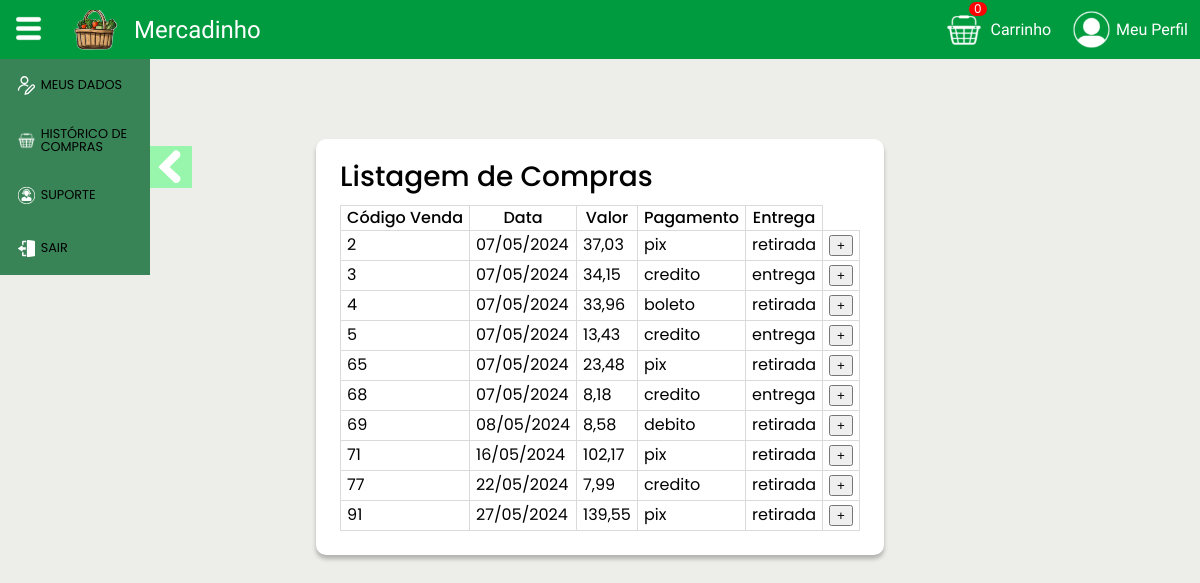
/login_compras.php (signed in), run on the app's committed database.
### tables this page shows
CREATE TABLE `vendas` (
  `cod_Venda` int(11) NOT NULL,
  `idCliente` int(11) NOT NULL,
  `data_Venda` date DEFAULT NULL,
  `valor_Total` float DEFAULT NULL,
  `pagamento` varchar(20) NOT NULL,
  `entrega` varchar(20) NOT NULL
);

### login_compras.php (the view, shortened to what this page needs)
<?php
    include("./template/topo.php");
    include("./template/menu_perfil_cliente.php");
    include("./connection/connection.php");
    $id = $_SESSION["login"]["id"];
    $sql = "SELECT * FROM vendas WHERE idCliente = $id";
    $rs = $con->query($sql);
?>
    <div class="tabela">
        <div class="card card-tabela">
            <div class="tabela_conteudo">
                <h2 class="titulo2">Listagem de Compras</h2>
                <table>
                    <thead class="tabela_cabecalho">
                        <tr class="tabela_linha">
                            <th scope="col">Código Venda</th>
                            <th scope="col">Data</th>
                            <th scope="col">Valor</th>
                            <th scope="col">Pagamento</th>
                            <th scope="col">Entrega</th>
                        </tr>
                    </thead>
                    <tbody>
                        <?php
                            while($linha = $rs->fetch_assoc()){
                                $idVenda = $linha["cod_Venda"];
                                echo"<tr>
                                <td>" . $idVenda . "</td>
                                <td>" . date("d/m/Y", strtotime($linha["data_Venda"])) . "</td>
                                <td>". number_format($linha["valor_Total"], 2, ",", ".") ."</td>
                                <td>" . $linha["pagamento"] . "</td>
                                <td>". $linha["entrega"] ."</td>
                                <td>
                                    <button class='botao_mais' data-id='$idVenda'>+</button>
                                </td>
                                </tr>
                                <tr class='compra$idVenda' style='display: none;'>
                                    <th>Descrição</th>
                                    <th>Quantidade</th>
                                    <th>Valor</th>
                                </tr>";
                            }
                        ?>
                    </tbody>
                </table>
            </div>
        </div>
    </div>

### assets/css/style.css (style rules this page uses)
:root { --cor-fundo: #EDEEE9; --cor-fundo-card: #FFFFFF; --cor-fundo-lista: #D6F7DD; --cor-fundo-menu: #398457; --cor-principal: #009B3E; --cor-fonte-principal: #000000; --cor-fonte-secundaria: #FFFFFF; --cor-fonte-terciaria: #009B3E; --cor-botao-principal: #009B3E; --cor-botao-secundario: #9D9D9D; --cor-quantidade-carrinho: #FF0202; --fonte-principal: "Jua"; --fonte-secundaria: "Poppins"; }
body { box-sizing: border-box; background-color: var(--cor-fundo); font-family: var(--fonte-principal); font-size: 1em; }
.titulo2 { font-family: var(--fonte-secundaria); margin-bottom: 0.5em; font-size: 1.3em; font-weight: 500; }
@media screen and (min-width: 1024px) { .titulo2 { font-family: var(--fonte-secundaria); margin-bottom: 0.5em; font-size: 1.75em; font-weight: 500; } }

### assets/css/tabela.css (style rules this page uses)
table { border-collapse: collapse; border-spacing: 0; font-family: var(--fonte-secundaria); }
th, td { border: 1px solid rgb(218, 218, 218); padding: 4px 4px; font-size: 0.65em; }
th { vertical-align: bottom; font-weight: 500; }
tbody > tr > td:last-of-type { text-align: center; }
.tabela { display: flex; align-items: center; justify-content: space-around; position: relative; z-index: 0; margin-top: 4em; margin-bottom: auto; }
.tabela_conteudo { margin: 0.5em; width: 100%; overflow-x: auto; }
.tabela_linha { padding: 0.3em; width: auto; }
@media screen and (min-width: 1024px) { th, td { padding: 4px 6px; font-size: 1em; } }
@media screen and (min-width: 1024px) { .tabela_conteudo { margin: 0.5em; } }
@media screen and (min-width: 1024px) { .tabela_linha { padding: 0.3em; width: auto; } }

### assets/css/card.css (style rules this page uses)
.card { height: auto; display: flex; flex-direction: column; background-color: var(--cor-fundo-card); box-shadow: 0px 4px 4px rgba(0, 0, 0, 0.25); border-radius: 10px; padding: 0.7em; }
.card-tabela { min-width: 10em; width: auto; align-items: flex-start; margin: 1em 1em 6em 1em; }
@media screen and (min-width: 1024px) { .card { padding: 1em; } }
@media screen and (min-width: 1024px) { .card-tabela { min-width: 25em; width: auto; align-items: flex-start; margin: 1em 1em 6em 1em; } }

### data on the page
vendas: cod_Venda "2", data_Venda "07/05/2024", valor_Total "37,03", pagamento "pix", entrega "retirada"
vendas: cod_Venda "3", data_Venda "07/05/2024", valor_Total "34,15", pagamento "credito", entrega "entrega"
vendas: cod_Venda "4", data_Venda "07/05/2024", valor_Total "33,96", pagamento "boleto", entrega "retirada"
vendas: cod_Venda "5", data_Venda "07/05/2024", valor_Total "13,43", pagamento "credito", entrega "entrega"
vendas: cod_Venda "65", data_Venda "07/05/2024", valor_Total "23,48", pagamento "pix", entrega "retirada"
vendas: cod_Venda "68", data_Venda "07/05/2024", valor_Total "8,18", pagamento "credito", entrega "entrega"
vendas: cod_Venda "69", data_Venda "08/05/2024", valor_Total "8,58", pagamento "debito", entrega "retirada"
vendas: cod_Venda "71", data_Venda "16/05/2024", valor_Total "102,17", pagamento "pix", entrega "retirada"
vendas: cod_Venda "77", data_Venda "22/05/2024", valor_Total "7,99", pagamento "credito", entrega "retirada"
vendas: cod_Venda "91", data_Venda "27/05/2024", valor_Total "139,55", pagamento "pix", entrega "retirada"
